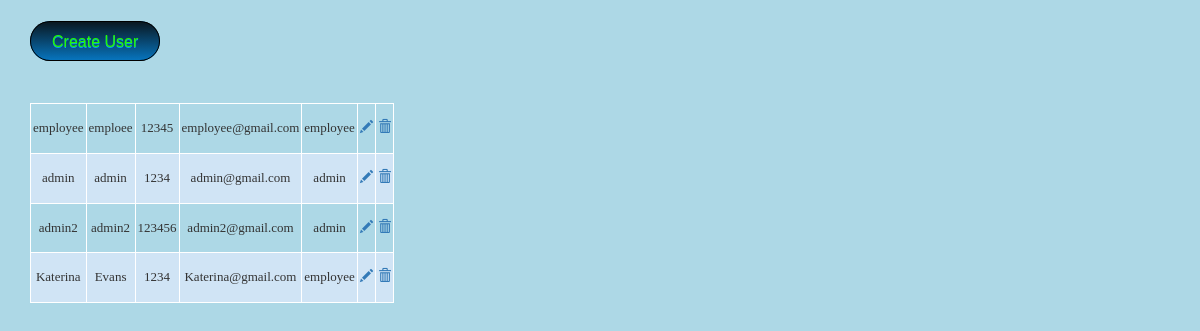
The app's page /admin_applist.php (signed in) with its own data.
### tables this page shows
CREATE TABLE IF NOT EXISTS `user` (
  `name` varchar(11) NOT NULL,
  `lastname` varchar(11) NOT NULL,
  `password` text NOT NULL,
  `email` text NOT NULL,
  `user_type` varchar(11) NOT NULL
);

### admin_applist.php (the view, shortened to what this page needs)
<!DOCTYPE html>
<html lang="en">
<head>
    <link rel="stylesheet" href="newcss.css">
  <link rel="stylesheet" href="https://maxcdn.bootstrapcdn.com/bootstrap/3.4.0/css/bootstrap.min.css">
</head>
<body>
<div class="container">
<?php
 if($_SESSION['sessionadmin']==1)
 {
	 echo"<tr><td><h2><a href='user.php' class='button'>Create User</h1></a></td><br>";
	 echo'<br>';
		$con=mysqli_connect("localhost","root","","vasi");
		$res= mysqli_query ($con, "select * from user");
		echo"<table  class='paleBlueRows'>";
		while ($row=mysqli_fetch_array($res))
		{
				echo "<tr>
				<td>$row[name]</td>
				<td>$row[lastname]</td>
				<td>$row[password]</td>
				<td>$row[email]</td>
				<td>$row[user_type]</td>
				<td><a href = 'update_user.php?e=$row[email]'> <span class='glyphicon glyphicon-pencil'></span> </span> </td>
				<td> <a href = 'delete_user.php?e=$row[email]'> <span class='glyphicon glyphicon-trash'></span> </span> </td>
				</tr>";
		}
		echo"</table>";
 }
?>
</div>
</body>

### newcss.css (style rules this page uses)
table.paleBlueRows { font-family: "Times New Roman", Times, serif; border: 1px solid #FFFFFF; width: 350px; height: 200px; text-align: center; border-collapse: collapse; }
table.paleBlueRows td, table.paleBlueRows th { border: 1px solid #FFFFFF; padding: 3px 2px; }
table.paleBlueRows tbody td { font-size: 13px; }
table.paleBlueRows tr:nth-child(even) { background: #D0E4F5; }
.button { border: 1px solid #000000; background: #0774bd; background: -webkit-gradient(linear, left top, left bottom, from(#0a1821), to(#0774bd)); background: -webkit-linear-gradient(top, #0a1821, #0774bd); background: -moz-linear-gradient(top, #0a1821, #0774bd); background: -ms-linear-gradient(top, #0a1821, #0774bd); background: -o-linear-gradient(top, #0a1821, #0774bd); background-image: -ms-linear-gradient(top, #0a1821 0%, #0774bd 100%); padding: 10.5px 21px; -webkit-border-radius: 23px; -moz-border-radius: 23px; border-radius: 23px; -webkit-box-shadow: rgba(255,255,255,0.4) 0 0px 0, inset rgba(255,255,255,0.4) 0 0px 0; -moz-box-shadow: rgba(255,255,255,0.4) 0 0px 0, inset rgba(255,255,255,0.4) 0 0px 0; box-shadow: rgba(255,255,255,0.4) 0 0px 0, inset rgba(255,255,255,0.4) 0 0px 0; text-shadow: #089af5 0 1px 0; color: #24fa03; font-size: 16px; font-family: helvetica, serif; text-decoration: none; vertical-align: middle; }

### admin_applist.php (style rules this page uses)
body { background: lightblue url("11.png") repeat fixed bottom ; }

### records on screen
user: name "employee", lastname "emploee", password "12345", email "employee@gmail.com", user_type "employee"
user: name "admin", lastname "admin", password "1234", email "admin@gmail.com", user_type "admin"
user: name "admin2", lastname "admin2", password "123456", email "admin2@gmail.com", user_type "admin"
user: name "Katerina", lastname "Evans", password "1234", email "Katerina@gmail.com", user_type "employee"
